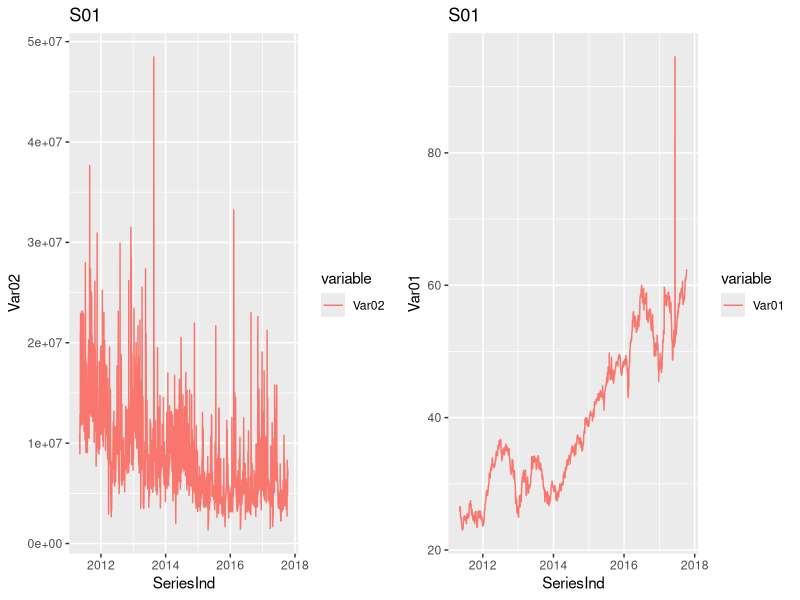
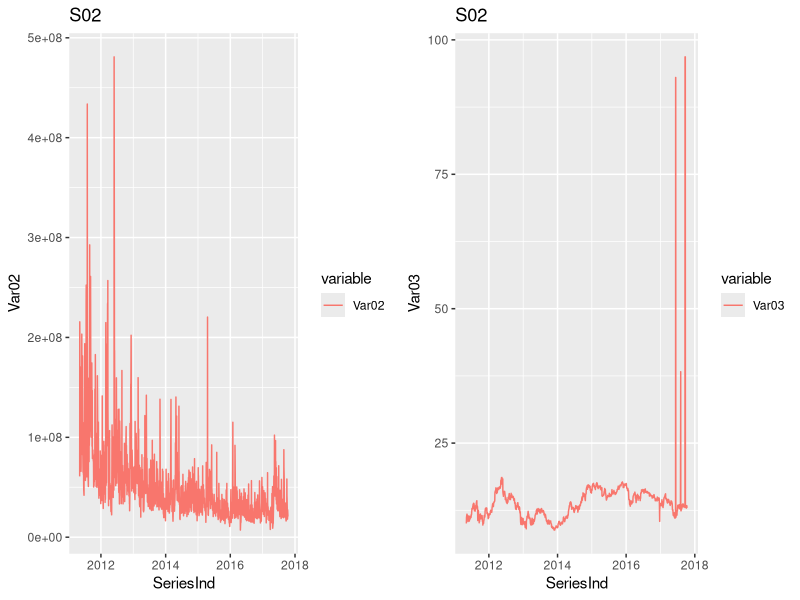
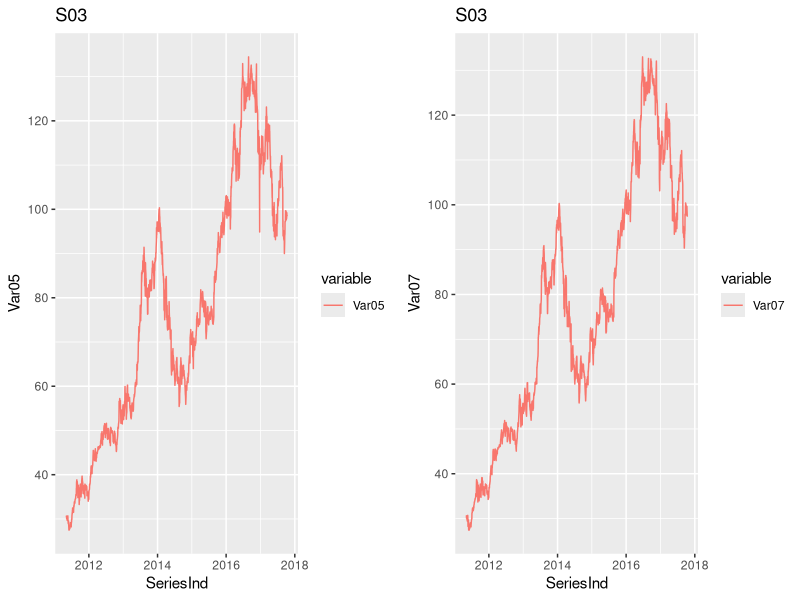
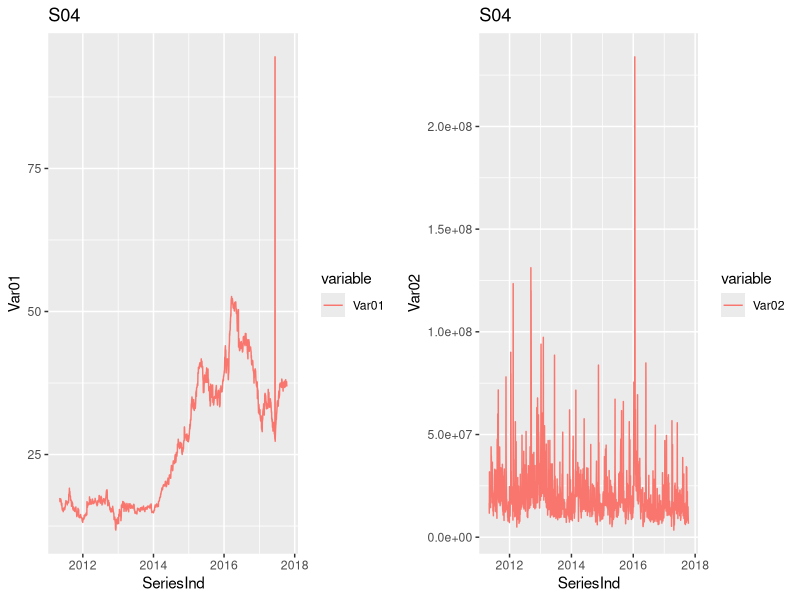
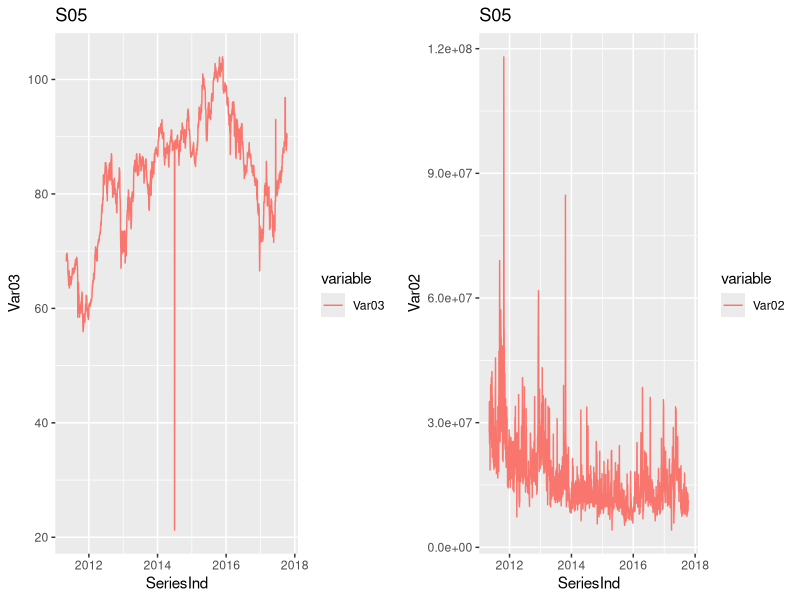
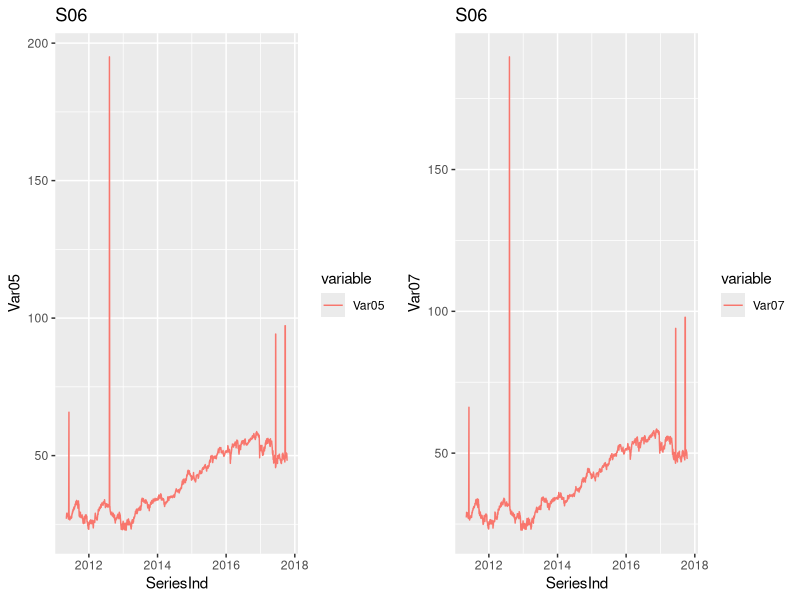
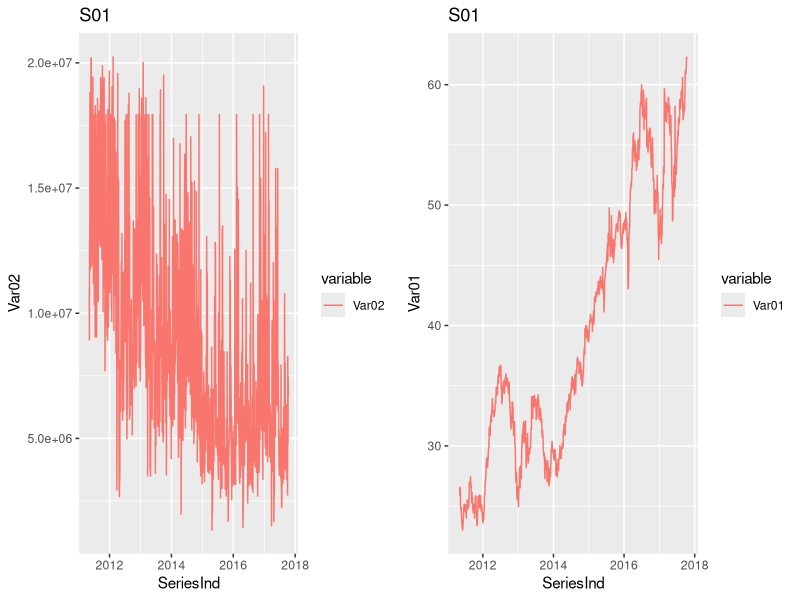
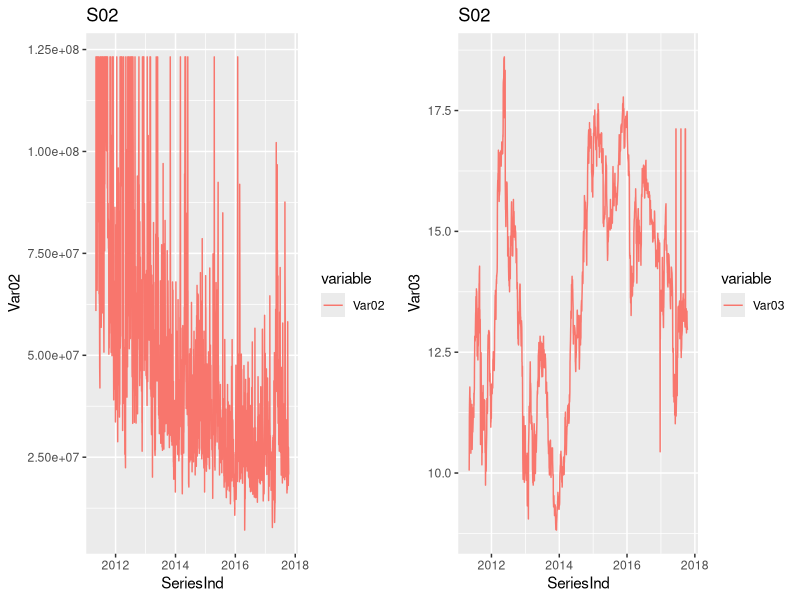

Write the R code that produced these figures, in order.
## ---- chunk 1
knitr::opts_chunk$set(echo = TRUE)
## ---- chunk 2
options(width = 3000)
## ---- chunk 3
library(ggplot2)
library(tidyr)
library(dplyr)
library(gridExtra)
## ---- chunk 4
data <- read.csv("Project1data.csv",header=TRUE)
data$SeriesInd <- as.Date(data$SeriesInd,origin = "1899-12-30")
project_in_df <- data
## ---- chunk 5
project_in_df <- data[1:9732,]
## ---- chunk 6
summary(project_in_df)
## ---- chunk 7
project_in_df[rowSums(is.na(project_in_df))>0,]
while(nrow(project_in_df[rowSums(is.na(project_in_df))>0,]) > 0)
{           
    
  project_in_df <- transmute(project_in_df, 
                      SeriesInd = SeriesInd,group,
                      Var01 = if_else(is.na(Var01), lead(Var01), Var01),
                      Var02 = if_else(is.na(Var02), lead(Var02), Var02),
                      Var03 = if_else(is.na(Var03), lead(Var03), Var03),
                      Var05 = if_else(is.na(Var05), lead(Var05), Var05),
                      Var07 = if_else(is.na(Var07), lead(Var07), Var07))
    project_in_df[rowSums(is.na(project_in_df))>0,]
}
summary(project_in_df)
## ---- chunk 8
group_S01_df = filter(project_in_df, group == 'S01')
group_S02_df = filter(project_in_df, group == 'S02')
group_S03_df = filter(project_in_df, group == 'S03')
group_S04_df = filter(project_in_df, group == 'S04')
group_S05_df = filter(project_in_df, group == 'S05')
group_S06_df = filter(project_in_df, group == 'S06')
## ---- chunk 9
group_S01_df[rowSums(is.na(group_S01_df))>0,]
group_S02_df[rowSums(is.na(group_S02_df))>0,]
group_S03_df[rowSums(is.na(group_S03_df))>0,]
group_S04_df[rowSums(is.na(group_S04_df))>0,]
group_S05_df[rowSums(is.na(group_S05_df))>0,]
group_S06_df[rowSums(is.na(group_S06_df))>0,]
## ---- chunk 10
# Select relevant columns for each group
group_S01_df = select (group_S01_df, matches("SeriesInd|datetime|group|Var01|Var02"))
group_S02_df = select (group_S02_df, matches("SeriesInd|datetime|group|Var02|Var03"))
group_S03_df = select (group_S03_df, matches("SeriesInd|datetime|group|Var05|Var07"))
group_S04_df = select (group_S04_df, matches("SeriesInd|datetime|group|Var01|Var02"))
group_S05_df = select (group_S05_df, matches("SeriesInd|datetime|group|Var02|Var03"))
group_S06_df = select (group_S06_df, matches("SeriesInd|datetime|group|Var05|Var07"))
# Check number of rows
print (c(nrow(group_S01_df), nrow(group_S02_df), nrow(group_S03_df), nrow(group_S04_df), nrow(group_S05_df), nrow(group_S06_df)))
# Verify dataframes
head(project_in_df, 20)
head(group_S01_df, 20)
head(group_S02_df, 20)
head(group_S03_df, 20)
head(group_S04_df, 20)
head(group_S05_df, 20)
head(group_S06_df, 20)
## ---- chunk 11
p1 <- ggplot(group_S01_df, aes(SeriesInd, y = Var02, color = variable)) + 
      ggtitle("S01") +
     geom_line(aes(y = Var02, col = "Var02"))

p2 <- ggplot(group_S01_df, aes(SeriesInd, y = Var01, color = variable)) + 
    ggtitle("S01") + 
    geom_line(aes(y = Var01, col = "Var01"))

p3 <- ggplot(group_S02_df, aes(SeriesInd, y = Var02,color = variable))+
    ggtitle("S02") + 
    geom_line(aes(y = Var02, col = "Var02"))


p4 <- ggplot(group_S02_df, aes(SeriesInd, y = Var03,color = variable))+
    ggtitle("S02") + 
    geom_line(aes(y = Var03, col = "Var03"))

p5 <- ggplot(group_S03_df, aes(SeriesInd, y = Var05, color = variable)) + 
    geom_line(aes(y = Var05, col = "Var05")) +
    ggtitle("S03") 

p6 <- ggplot(group_S03_df, aes(SeriesInd, y = Var07, color = variable)) + 
    geom_line(aes(y = Var07, col = "Var07")) +
    ggtitle("S03") 
  
p7 <- ggplot(group_S04_df, aes(SeriesInd, y = Var01, color = variable)) + 
    geom_line(aes(y = Var01, col = "Var01")) + 
    ggtitle("S04") 
p8 <- ggplot(group_S04_df, aes(SeriesInd, y = Var02,color = variable))+
    ggtitle("S04") + 
    geom_line(aes(y = Var02, col = "Var02"))


p9 <- ggplot(group_S05_df, aes(SeriesInd, y = Var03, color = variable)) + 
   ggtitle("S05") +
    geom_line(aes(y = Var03, col = "Var03"))

p10 <- ggplot(group_S05_df, aes(SeriesInd, y = Var02,color = variable))+
    ggtitle("S05") + 
    geom_line(aes(y = Var02, col = "Var02"))

p11 <- ggplot(group_S06_df, aes(SeriesInd, y = Var05, color = variable)) + 
    geom_line(aes(y = Var05, col = "Var05")) +
    ggtitle("S06")

p12 <- ggplot(group_S06_df, aes(SeriesInd, y = Var07, color = variable)) + 
     ggtitle("S06") +
    geom_line(aes(y = Var07, col = "Var07"))
grid.arrange(p1, p2, nrow = 1)
grid.arrange(p3, p4, nrow = 1)
grid.arrange(p5, p6, nrow = 1)
grid.arrange(p7,p8, nrow = 1)
grid.arrange(p9,p10, nrow = 1)
grid.arrange(p11,p12, nrow = 1)
## ---- chunk 12
Remove_Outlier <- function(x){
   qnt <- quantile(x, probs=c(.25, .75), na.rm = T)
   caps <- quantile(x, probs=c(.05, .95), na.rm = T)
   H <- 1.5 * IQR(x, na.rm = T)
   x[x < (qnt[1] - H)] <- caps[1]
   x[x > (qnt[2] + H)] <- caps[2]
   return(x)
}
group_S06_df$Var07[which.max(group_S06_df$Var07)] = mean(group_S06_df$Var07, na.rm=TRUE)
group_S06_df$Var05[which.max(group_S06_df$Var05)] = mean(group_S06_df$Var05, na.rm=TRUE)
group_S06_df$Var07[which.max(group_S06_df$Var07)] = mean(group_S06_df$Var07, na.rm=TRUE)
group_S05_df$Var03[which.max(group_S05_df$Var03)] = mean(group_S05_df$Var03, na.rm=TRUE)
group_S05_df$Var03[which.max(group_S05_df$Var03)] = mean(group_S05_df$Var03, na.rm=TRUE)
group_S01_df$Var01=Remove_Outlier(group_S01_df$Var01)
group_S01_df$Var02=Remove_Outlier(group_S01_df$Var02)
group_S02_df$Var03=Remove_Outlier(group_S02_df$Var03)
group_S02_df$Var02=Remove_Outlier(group_S02_df$Var02)
group_S04_df$Var01=Remove_Outlier(group_S04_df$Var01)
group_S04_df$Var02=Remove_Outlier(group_S04_df$Var02)
group_S05_df$Var03=Remove_Outlier(group_S05_df$Var03)
group_S05_df$Var02=Remove_Outlier(group_S05_df$Var02)
group_S06_df$Var05=Remove_Outlier(group_S06_df$Var05)
group_S06_df$Var07=Remove_Outlier(group_S06_df$Var07)

## ---- chunk 13
p1 <- ggplot(group_S01_df, aes(SeriesInd, y = Var02, color = variable)) + 
      ggtitle("S01") +
     geom_line(aes(y = Var02, col = "Var02"))

p2 <- ggplot(group_S01_df, aes(SeriesInd, y = Var01, color = variable)) + 
    ggtitle("S01") + 
    geom_line(aes(y = Var01, col = "Var01"))

p3 <- ggplot(group_S02_df, aes(SeriesInd, y = Var02,color = variable))+
    ggtitle("S02") + 
    geom_line(aes(y = Var02, col = "Var02"))


p4 <- ggplot(group_S02_df, aes(SeriesInd, y = Var03,color = variable))+
    ggtitle("S02") + 
    geom_line(aes(y = Var03, col = "Var03"))

p5 <- ggplot(group_S03_df, aes(SeriesInd, y = Var05, color = variable)) + 
    geom_line(aes(y = Var05, col = "Var05")) +
    ggtitle("S03") 

p6 <- ggplot(group_S03_df, aes(SeriesInd, y = Var07, color = variable)) + 
    geom_line(aes(y = Var07, col = "Var07")) +
    ggtitle("S03") 
  
p7 <- ggplot(group_S04_df, aes(SeriesInd, y = Var01, color = variable)) + 
    geom_line(aes(y = Var01, col = "Var01")) + 
    ggtitle("S04") 
p8 <- ggplot(group_S04_df, aes(SeriesInd, y = Var02,color = variable))+
    ggtitle("S04") + 
    geom_line(aes(y = Var02, col = "Var02"))


p9 <- ggplot(group_S05_df, aes(SeriesInd, y = Var03, color = variable)) + 
   ggtitle("S05") +
    geom_line(aes(y = Var03, col = "Var03"))

p10 <- ggplot(group_S05_df, aes(SeriesInd, y = Var02,color = variable))+
    ggtitle("S05") + 
    geom_line(aes(y = Var02, col = "Var02"))

p11 <- ggplot(group_S06_df, aes(SeriesInd, y = Var05, color = variable)) + 
    geom_line(aes(y = Var05, col = "Var05")) +
    ggtitle("S06")

p12 <- ggplot(group_S06_df, aes(SeriesInd, y = Var07, color = variable)) + 
     ggtitle("S06") +
    geom_line(aes(y = Var07, col = "Var07"))
grid.arrange(p1, p2, nrow = 1)
grid.arrange(p3, p4, nrow = 1)
grid.arrange(p5, p6, nrow = 1)
grid.arrange(p7,p8, nrow = 1)
grid.arrange(p9,p10, nrow = 1)
grid.arrange(p11,p12, nrow = 1)
## ---- chunk 14
par(mfrow=c(1,2))
p1 <- plot(group_S01_df$Var01, type = "l", main = "original dataS01&Var01")
p2 <- plot(diff(group_S01_df$Var01), type = "l", main = "Diff dataS01&Var01")
p3 <- plot(group_S01_df$Var02, type = "l", main = "original dataS01&Var02")
p4 <- plot(log(group_S01_df$Var02), type = "l", main = "LogdataS01&Var02")
p5 <- plot(group_S02_df$Var02, type = "l", main = "original dataS02&Var02")
p6 <- plot(log(group_S02_df$Var02), type = "l", main = "LogdataS02&Var02")
p7 <- plot(group_S02_df$Var03, type = "l", main = "originaldataS02&Var03")
p8 <- plot(diff(group_S02_df$Var03), type = "l", main = "DiffdataS02&Var03")
p9 <- plot(group_S03_df$Var05, type = "l", main = "original dataS03&Var05")
p10 <- plot(diff(group_S03_df$Var05), type = "l", main = "Diff dataS03&Var05")
p11 <- plot(group_S03_df$Var07, type = "l", main = "original dataS03&Var07")
p12 <- plot(diff(group_S03_df$Var07), type = "l", main = "LogdataS03&Var07")
p13 <- plot(group_S04_df$Var01, type = "l", main = "original dataS04&Var01")
p14 <- plot(diff(group_S04_df$Var01), type = "l", main = "Diff dataS04&Var04")
p15 <- plot(group_S04_df$Var02, type = "l", main = "original dataS04&Var02")
p16 <- plot(log(group_S04_df$Var02), type = "l", main = "LogdataS04&Var02")
p17 <- plot(group_S05_df$Var02, type = "l", main = "original dataS05&Var02")
p18 <- plot(diff(log(group_S05_df$Var02)), type = "l", main = "Diff dataS05&Var02")
p19 <- plot(group_S05_df$Var03, type = "l", main = "original dataS05&Var03")
p20 <- plot(diff(group_S05_df$Var03), type = "l", main = "DiffdataS05&Var03")
p21 <- plot(group_S06_df$Var05, type = "l", main = "original dataS06&Var05")
p22 <- plot(diff(group_S06_df$Var05), type = "l", main = "Diff dataS06&Var05")
p23 <- plot(group_S06_df$Var07, type = "l", main = "original dataS06&Var07")
p24 <- plot(diff(group_S06_df$Var07), type = "l", main = "DiffdataS06&Var07")
